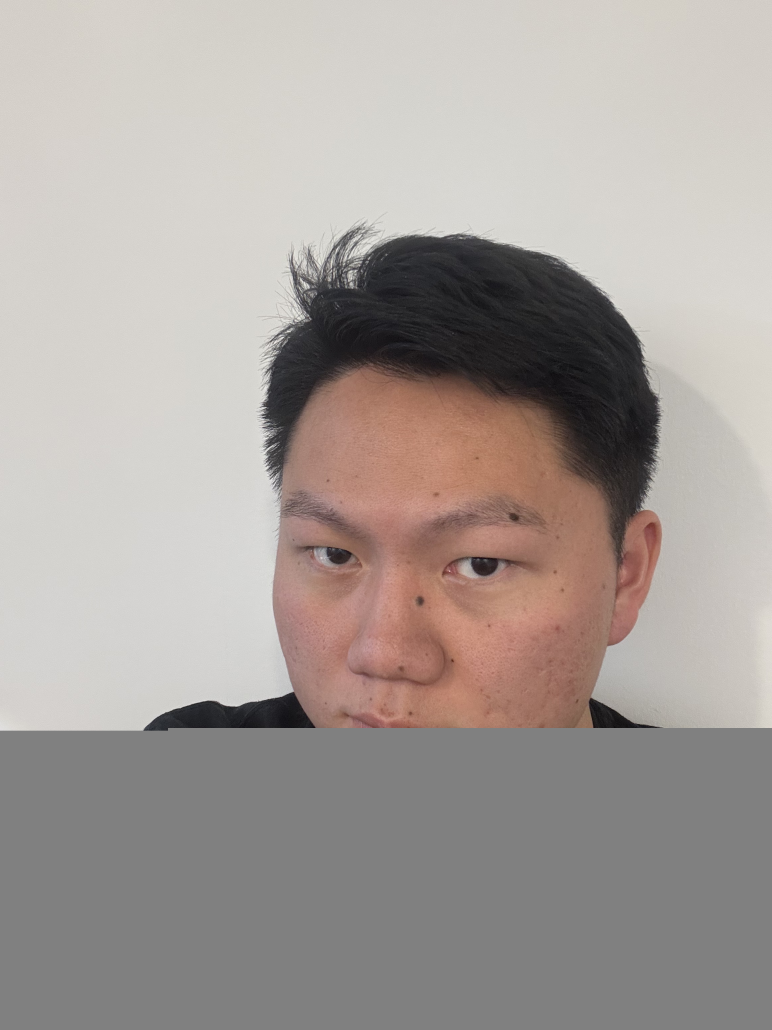
#> input picture Server/target_images/IMG_1139.jpg, 2316 x 3088 px (shown at 1/3 size); its folder holds only this picture in this run
$ python -i video_stream.py   (imports and definitions only)
#> lines starting #> are read from the running program, lines starting #| are printed output that depends on the picture
#!/usr/bin/env python3
import threading
import time
import signal
import sys
import os
import subprocess
import cv2
import numpy as np
from vilib import Vilib
from os import getlogin, makedirs, path

# If you have a logger, import your append_log
# from logger import append_log

# [1 line that did not run here, left out]
# [1 line that did not run here, left out]
# [2 lines not run here, left out]

recording_active = False
stop_recording = False
vname = None

##############################
# Example Face Recognition Setup
##############################
# [7 lines not run here, left out]

# Haar cascade for face detection
cascade_path = cv2.data.haarcascades + 'haarcascade_frontalface_default.xml'
face_cascade = cv2.CascadeClassifier(cascade_path)

# Optional logging/time checks
last_known_face_time = 0
known_face_logged = False
last_unknown_face_time = 0
unknown_face_logged = False
last_no_face_time = 0
no_face_logged = False

def custom_face_detect_func(frame):
    """
    Example detection pipeline:
    1) Convert to grayscale & detect faces
    2) Optionally do LBPH recognition
    3) Optionally log events
    """
    global last_known_face_time, known_face_logged
    global last_unknown_face_time, unknown_face_logged
    global last_no_face_time, no_face_logged

    if recognizer is None:
        return frame

    gray = cv2.cvtColor(frame, cv2.COLOR_BGR2GRAY)
    faces = face_cascade.detectMultiScale(
        gray, scaleFactor=1.1, minNeighbors=5, minSize=(50, 50)
    )

    found_known = False
    found_unknown = False

    for (x, y, w, h) in faces:
        face_roi = gray[y:y+h, x:x+w]
        face_roi = cv2.resize(face_roi, (200, 200))
        label, confidence = recognizer.predict(face_roi)

        if label == 1 and confidence < 65:
            # This is our "known" target
            found_known = True
            cv2.rectangle(frame, (x, y), (x+w, y+h), (0, 255, 0), 2)
            cv2.putText(frame, "TARGET", (x, y - 10),
                        cv2.FONT_HERSHEY_SIMPLEX, 0.9, (0, 255, 0), 2)
        else:
            found_unknown = True
            cv2.rectangle(frame, (x, y), (x+w, y+h), (0, 0, 255), 2)
            cv2.putText(frame, "UNKNOWN", (x, y - 10),
                        cv2.FONT_HERSHEY_SIMPLEX, 0.9, (0, 0, 255), 2)

    # Example: do some logging after 1s
    current_time = time.time()
    any_face_found = (found_known or found_unknown)

    # Known face logic
    if found_known:
        if last_known_face_time == 0:
            last_known_face_time = current_time
        if (current_time - last_known_face_time) >= 1.0 and not known_face_logged:
            # append_log("Mission success: target face confirmed > 1s!", log_type='auto', severity='success')
            known_face_logged = True
    else:
        last_known_face_time = 0
        known_face_logged = False

    # Unknown face logic
    if found_unknown:
        if last_unknown_face_time == 0:
            last_unknown_face_time = current_time
        if (current_time - last_unknown_face_time) >= 1.0 and not unknown_face_logged:
            # append_log("Warning: unknown face detected > 1s.", log_type='auto', severity='warning')
            unknown_face_logged = True
    else:
        last_unknown_face_time = 0
        unknown_face_logged = False

    # No face logic
    if not any_face_found:
        if last_no_face_time == 0:
            last_no_face_time = current_time
        if (current_time - last_no_face_time) >= 1.0 and not no_face_logged:
            # append_log("No face detected > 1s. Scene is clear.", log_type='auto', severity='info')
            no_face_logged = True
    else:
        last_no_face_time = 0
        no_face_logged = False

    return frame

# Hook it into Vilib
Vilib.face_detect_func = custom_face_detect_func

# [98 lines left out: functions graceful_exit, video_record_service, main, not called in this run]

# [2 lines not run here, left out]

>>> import cv2
>>> picture = cv2.imread('target_images/IMG_1139.jpg', cv2.IMREAD_GRAYSCALE)
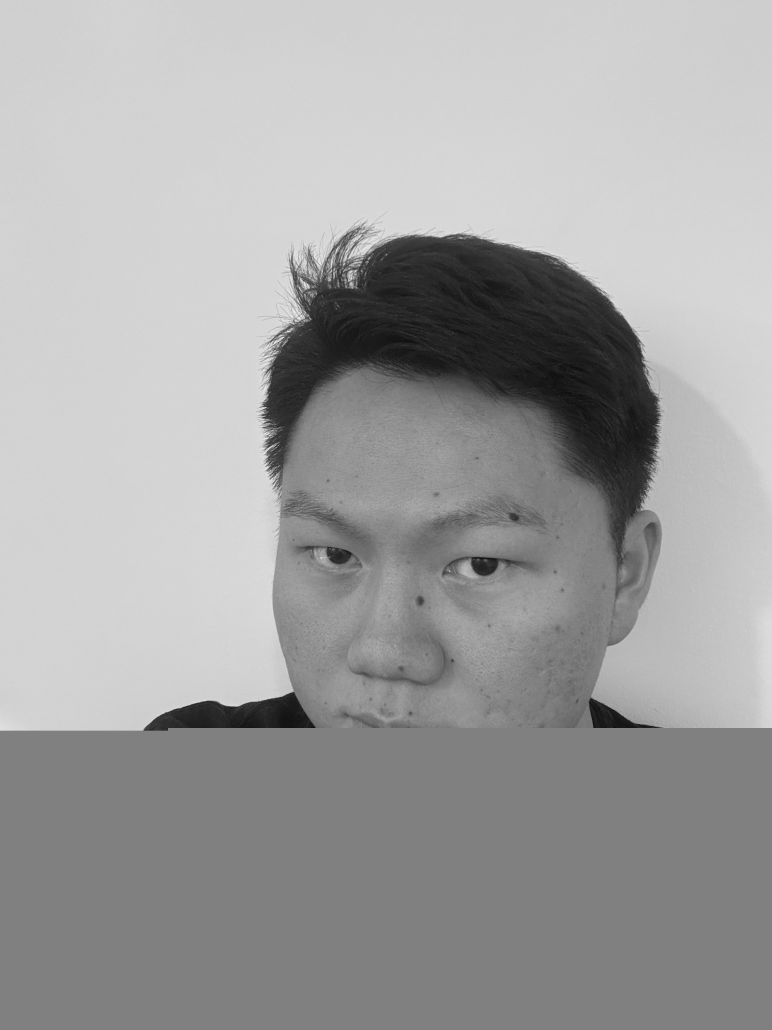
#> picture: shape (3088, 2316) (shown at 1/3 size); min 0, max 247, mean 161.5
#> (the run stopped early here; a loop or call above may not have finished)

$ run again, on Server/target_images/IMG_1141.jpg
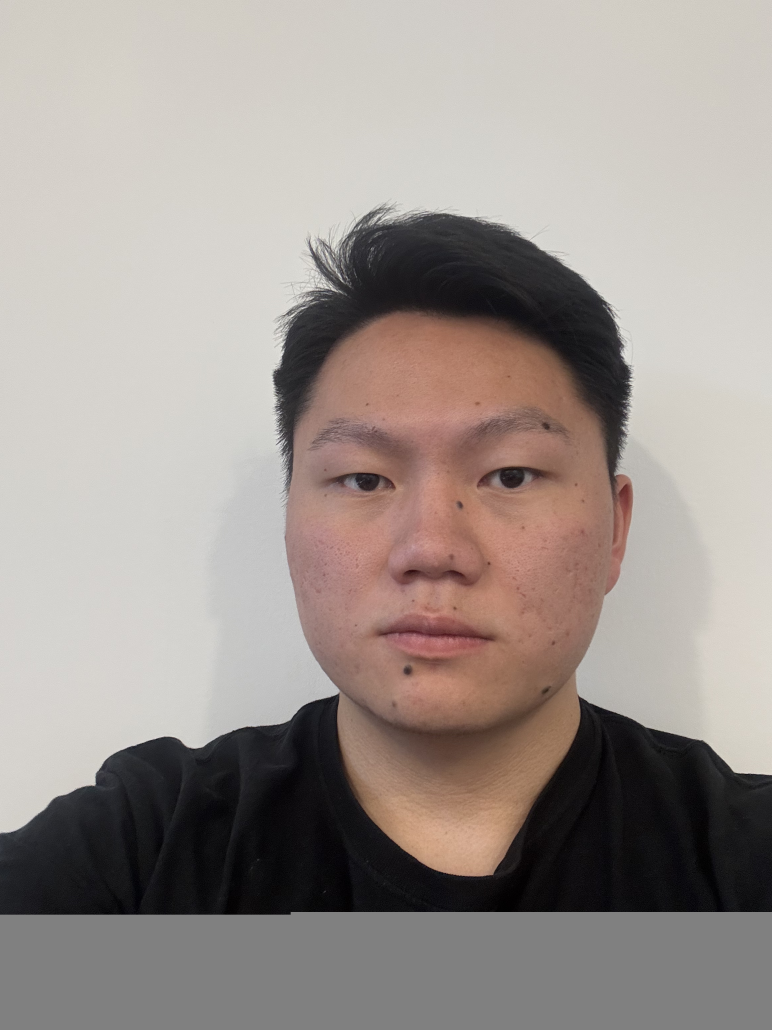
#> input picture Server/target_images/IMG_1141.jpg, 2316 x 3088 px (shown at 1/3 size)
#> `picture = cv2.imread('target_images/IMG_1139.jpg', cv2.IMREAD_GRAYSCALE)`:
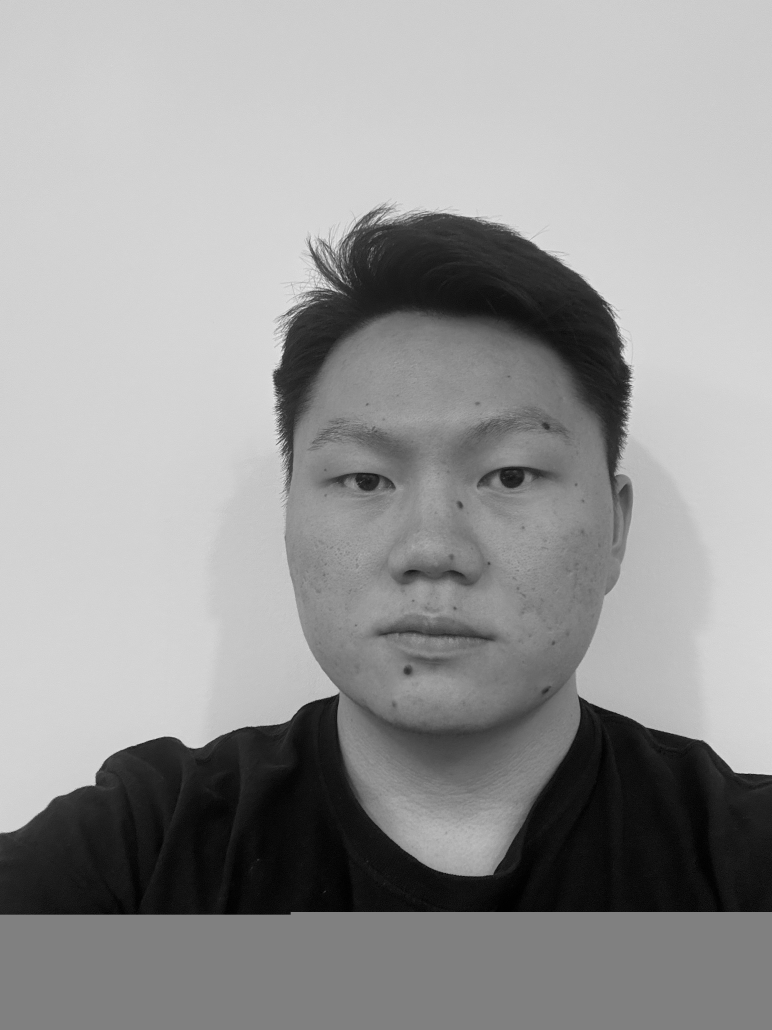
#> picture: shape (3088, 2316) (shown at 1/3 size); min 0, max 247, mean 151.2

$ run again, on Server/target_images/IMG_1142.jpg
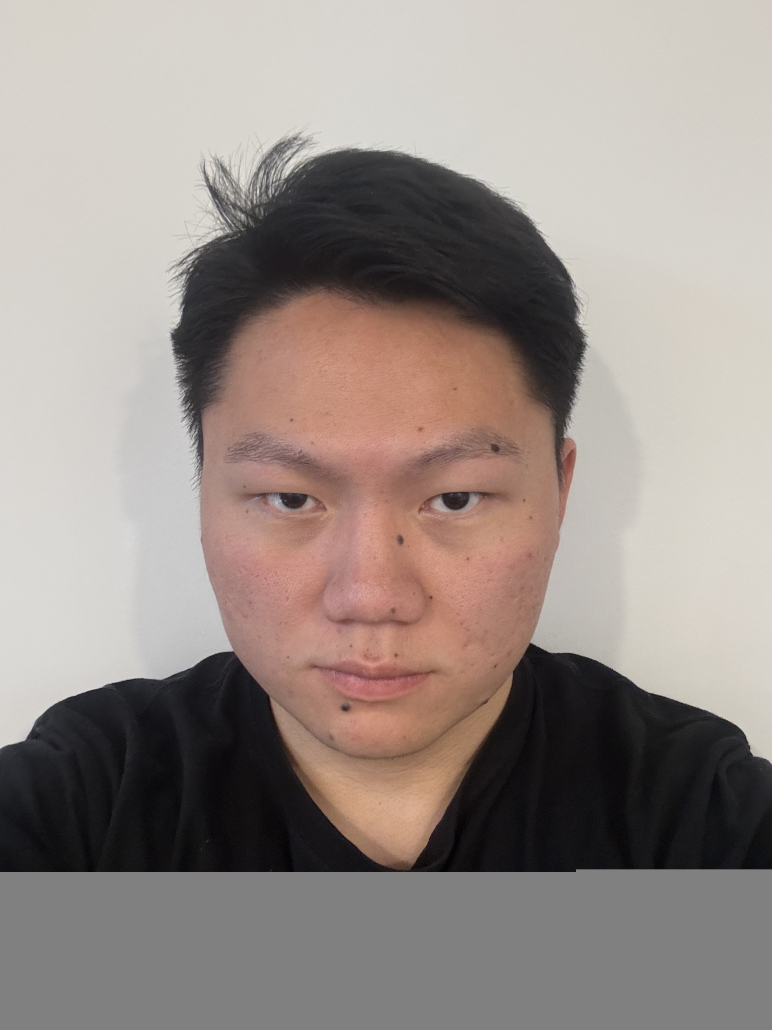
#> input picture Server/target_images/IMG_1142.jpg, 2316 x 3088 px (shown at 1/3 size)
#> `picture = cv2.imread('target_images/IMG_1139.jpg', cv2.IMREAD_GRAYSCALE)`:
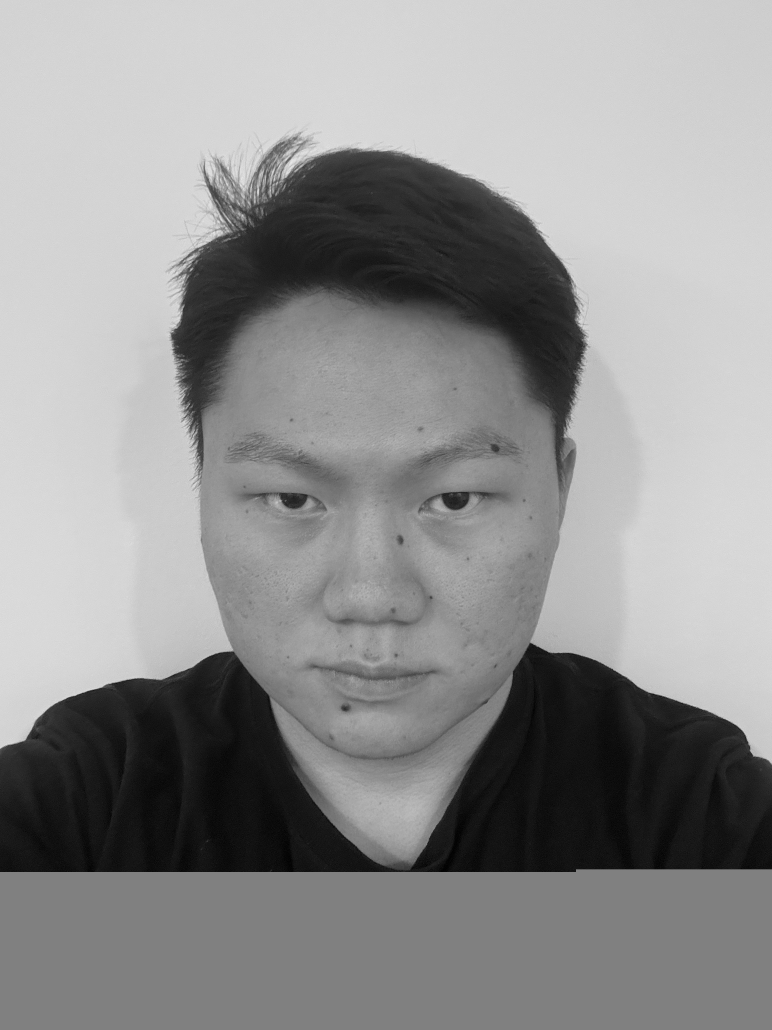
#> picture: shape (3088, 2316) (shown at 1/3 size); min 0, max 238, mean 144.5
